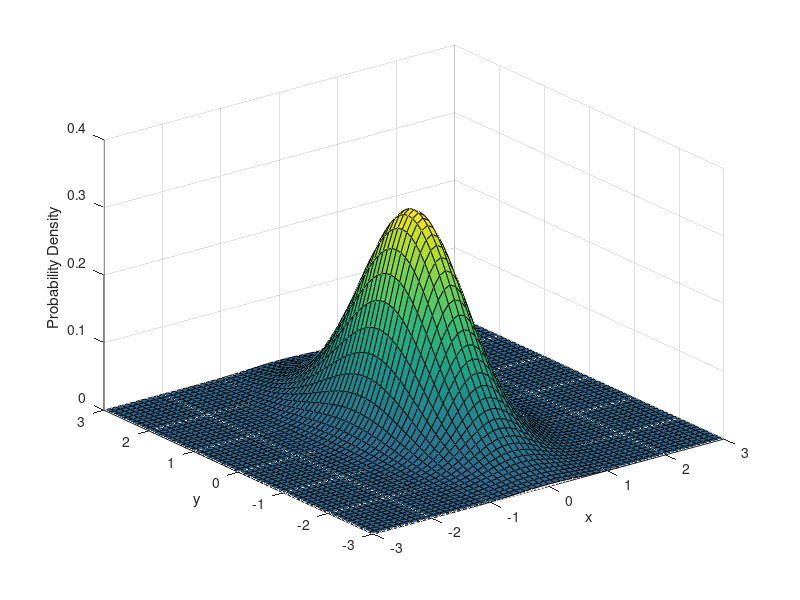

MATLAB code to generate this figure:
mu = [0 0];
Sigma = [0.25 0; 0 1];
X = -3:.1:3; Y = -3:.1:3;
[X1,X2] = meshgrid(X,Y);
F = mvnpdf([X1(:) X2(:)],mu,Sigma);
F = reshape(F,length(Y),length(X));
surf(X,Y,F);
caxis([min(F(:))-.5*range(F(:)),max(F(:))]);
axis([-3 3 -3 3 0 .4])
xlabel('x'); ylabel('y'); zlabel('Probability Density');